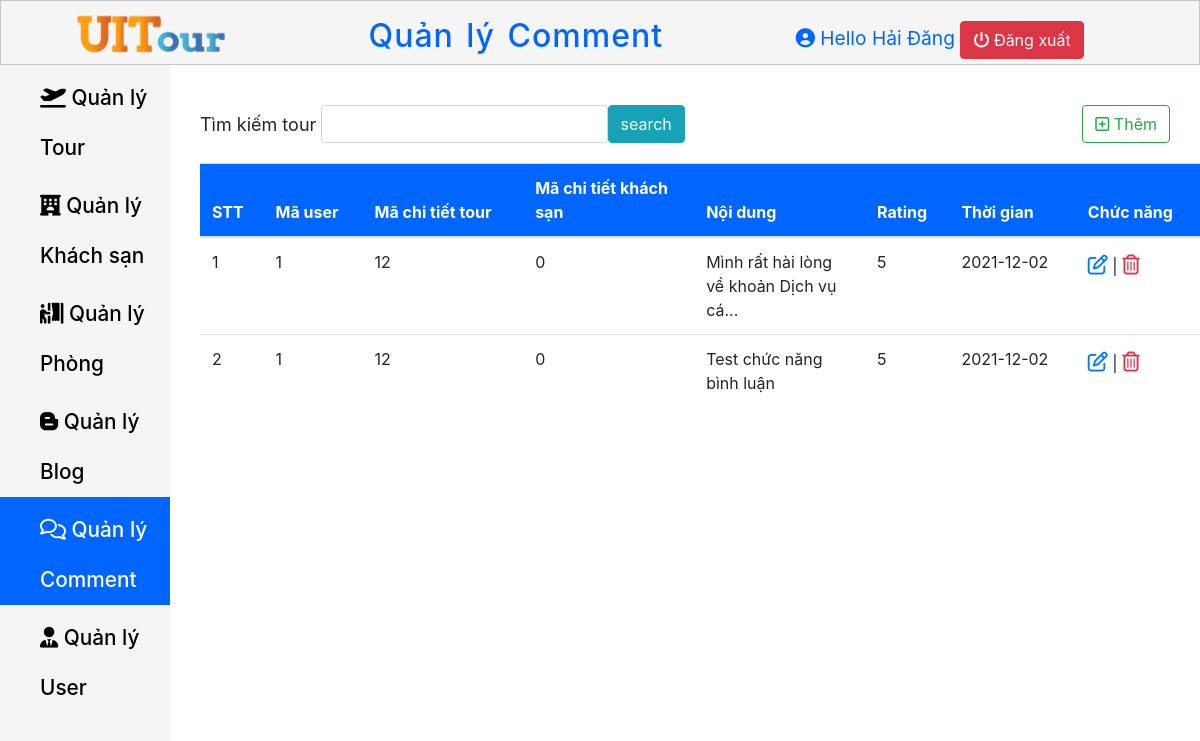
/Page-Admin/QuanLyComment.php (signed in), run on the app's committed database.
### tables this page shows
CREATE TABLE `evaluate` (
  `Evaluate_Id` int(11) NOT NULL,
  `User_Id` int(11) NOT NULL,
  `CT_Tour_Id` int(11) DEFAULT NULL,
  `CT_Hotel_Id` int(11) DEFAULT NULL,
  `Content` text NOT NULL,
  `Rating` int(11) DEFAULT NULL,
  `Time` date DEFAULT NULL
);

### Page-Admin/session_dangnhap.php (called while the page is built, shortened)
<?php
    if (isset($_SESSION['FullName']) && $_SESSION['FullName']){
        $adminName = $_SESSION['FullName'];
    }
    else {
        header("location:DangNhap.php");
    }
?>

### Page-Admin/QuanLyComment.php (the view, shortened to what this page needs)
<?php require"session_dangnhap.php"; ?>
<?php
    require "../connect.php";
    if(isset($_POST["search"]))
    {
        $result = $_POST["search"];
        $sql = "SELECT * FROM evaluate WHERE 'User_Id' Like '%$result%'";
    }
    else
        $sql = "SELECT * from evaluate";
    $kq = $conn->query($sql);
?>
<!DOCTYPE html>
<html lang="en">
<head>
    <link rel="stylesheet" href="Navbar.css">
    <link rel="stylesheet" href="Content.css">
    <link rel="stylesheet" href="https://cdn.jsdelivr.net/npm/bootstrap@4.5.3/dist/css/bootstrap.min.css">
    <link rel="stylesheet" href="https://cdnjs.cloudflare.com/ajax/libs/font-awesome/6.0.0-beta3/css/all.min.css" />
</head>
<body>
    <header class="header-container">
        <div class="header-container__logo">
            <a href="../Page-Admin/TrangChu.php">
                <img src="../Trangchu/File/logo_header.png" alt="UITour">
            </a>
        </div>
        <h2 class="header-container__Title">
            Quản lý Comment
        </h2>
        <div class="header-container__profile">
            <i class="fas fa-user-circle"></i>
            <span>Hello <?php echo $adminName; ?></span>
            <a href="dangxuat.php" class="btn btn-danger"> <i class="fas fa-power-off"></i> Đăng xuất</a>
        </div>
    </header>
    <main class="main">
        <nav class="nav-links">
            <ul class="nav-links__ul">
                <li class="nav-links__li ">
                    <a href="../Page-Admin/QuanLyTour.php" class=" nav-links__a">
                        <i class="fas fa-plane-departure "></i>  Quản lý Tour
                    </a>
                </li>
                <li class="nav-links__li">
                    <a href="../Page-Admin/QuanLyKhachSan.php" class=" nav-links__a">
                        <i class="fas fa-hotel"></i></i>  Quản lý Khách sạn
                    </a>
                </li>
                <li class="nav-links__li">
                    <a href="../Page-Admin/QuanLyPhong.php" class=" nav-links__a">
                        <i class="fas fa-person-booth"></i>  Quản lý Phòng
                    </a>
                </li>
                <li class="nav-links__li ">
                    <a href="../Page-Admin/QuanLyBlog.php" class=" nav-links__a ">
                        <i class="fab fa-blogger-b"></i></i>  Quản lý Blog
                    </a>
                </li>
                <li class="nav-links__li active--css">
                    <a href="../Page-Admin/QuanLyComment.php" class=" nav-links__a active--css">
                        <i class="far fa-comments"></i></i></i>  Quản lý Comment
                    </a>
                </li>
                <li class="nav-links__li " >
                    <a href="../Page-Admin/QuanLyUser.php" class=" nav-links__a ">
                        <i class="fas fa-user-tie"></i></i></i>  Quản lý User
                    </a>
                </li>
            </ul>
        </nav>
        <section>
            <div class="search-create" >
                <form action="" class="col-md-10" method="post">
                    <div class="form-inline col-md-9">
                        <label for="User_Id" class="control-label" style="margin-right: 5px;">Tìm kiếm tour</label>
                        <input type="text" name="search" class="form-control col-md-6">
                        <input type="submit" class="btn btn-info" name="submit" value="search">
                    </div>
                </form>
                <div>
                    <a href="../Page-Admin/ThemCmt.php" class="btn btn-outline-success"><i class="far fa-plus-square"></i> Thêm</a>
                </div>
            </div>
            <div class="table-overflow">
                <table class="table table-hover">
                    <thead>
                        <tr>
                            <th>STT</th>
                            <th>Mã user</th>
                            <th>Mã chi tiết tour</th>
                            <th>Mã chi tiết khách sạn</th>
                            <th>Nội dung</th>
                            <th>Rating</th>
                            <th>Thời gian</th>
                            <th>Chức năng</th>
                        </tr>
                    </thead>
                    <tbody>
                        <?php while($row = $kq->fetch_assoc()) { ?>
                            <tr>
                                <td class="counterCell"></td>
                                <td><?php echo $row["User_Id"] ?></td>
                                <td><?php echo $row["CT_Tour_Id"] ?></td>
                                <td><?php echo $row["CT_Hotel_Id"] ?></td>
                                <?php
                                if(str_word_count($row["Content"]) > 50) {
                                     $cnt = substr($row["Content"], 0, 50);
                                    echo "<td>".$cnt."..."."</td>";
                                }
                                else {
                                    echo "<td>".$row["Content"]."</td>";
                                }
                                ?>
                                <td><?php echo $row["Rating"] ?></td>
                                <td><?php echo $row["Time"] ?></td>
                                <td>
                                    <a  href="../Page-Admin/SuaCmt.php?id=<?php echo $row["Evaluate_Id"] ?>" style="font-size: 20px;" ><i class="far fa-edit"></i></a> |
                                    <a href="../Page-Admin/XoaCmt.php?id=<?php echo $row["Evaluate_Id"] ?>" style="font-size: 20px; " class="text-danger" onclick="return confirm('Bạn chắn chắn xóa chứ?')"><i class="far fa-trash-alt"></i></a>
                                </td>
                            </tr>
                        <?php } ?>
                    </tbody>
                </table>
            </div>
        </section>
    </main>
</body>
</html>

### Page-Admin/Navbar.css (style rules this page uses)
* { margin: 0; padding: 0; box-sizing: border-box; }
body { font-size: 15px; }
html { font-family: Arial, Helvetica, sans-serif; }
.header-container .header-container__logo img { margin-left: 3em; }
.header-container { display: flex; justify-content: space-between; align-items: center; width: 100%; max-height: 65px; position: fixed; top: 0; z-index: 10; background-color: #f5f5f5; border: 1px solid #c4c4c4; }
.header-container .header-container__Title { word-spacing: 3px; letter-spacing: 1px; margin-top: 15px; color: #0066FF; }
.header-container .header-container__profile { font-size: 1.2em; margin-right: 6em; margin-top: 15px; color: #0066FF; }
.main { margin-top: 65px; display: flex; width: 100%; }
.nav-links { width: 300px; height: 1000px; }
.nav-links__li { background-color: #f5f5f5; line-height: 50px; display: block; }
.nav-links__a { text-decoration: none; padding-top: 8px; color: #000; display: block; padding-left: 40px; font-weight: 500; font-size: 1.3em; }
.nav-links__ul { height: 100%; background-color: #f5f5f5; }
.active--css { background-color: #0066FF; color: #fff; }

### Page-Admin/Content.css (style rules this page uses)
* { margin: 0; padding: 0; box-sizing: border-box; }
body { font-size: 15px; max-width: 1500px; overflow-x: auto; }
label { font-size: 18px; }
.search-create { display: flex; width: 1000px; justify-content: space-between; margin-top: 40px; }
table thead tr { position: sticky; top: 0; background-color: #0066FF; color: #fff; }
.table-overflow { width: 1000px; height: 400px; margin-left: 30px; overflow-y: auto; margin-top: 20px; word-wrap: break-word; }
.table-overflow th, td { max-width: 150px; word-wrap: break-word; }
table { counter-reset: tableCount; }
.counterCell::before { content: counter(tableCount); counter-increment: tableCount; }

### data on the page
evaluate: User_Id "1", CT_Tour_Id "12", CT_Hotel_Id "0", Content "Mình rất hài lòng về khoản Dịch vụ cá", Rating "5", Time "2021-12-02"
evaluate: User_Id "1", CT_Tour_Id "12", CT_Hotel_Id "0", Content "Test chức năng bình luận", Rating "5", Time "2021-12-02"

### other printed values
$adminName "Hải Đăng"
